Frame 1 (no input): blank canvas, image omitted
Frame 60 (the mouse pressed at the canvas centre just before this capture): blank canvas, image omitted
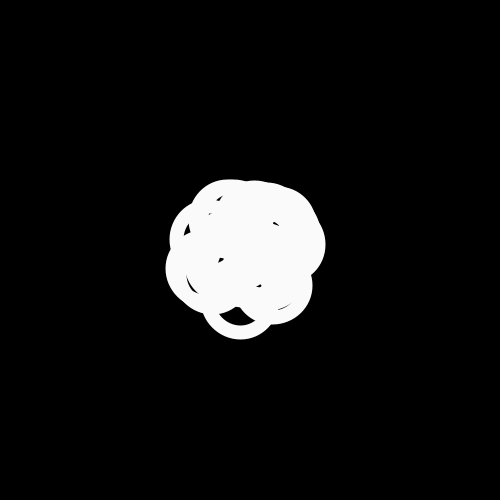
Frame 120 (the mouse held since frame 60 and released just before this capture)

The Processing sketch whose frames 1 and 60 were blank and that drew this single picture after the mouse press (run headless with seeded random() and noise(); from frame 60 on, the mouse is pressed at the canvas centre):

// Processing sketch: processing_113933
// ── processing_113933.pde

void setup() {
  size (500, 500);
  noFill();
  smooth();
  noCursor();
  stroke(255);
  frameRate(20);
  background(0);
  
}
 
 
void draw() {
  
  background(0,0,0);
  
  strokeWeight((mouseX+mouseY)/35);
  stroke(mouseX,mouseY,(mouseX+mouseY)/2);
  
  for (int x=10; x<= width; x=x+50) 
  { 
    
    ellipse(mouseX+(random(100)-50),(pmouseY+(random(50)-25)),15+(mouseX/5),15+(mouseX/5));
  }
    
  for (int y=10; y<= height;y= y+50 )
  { 
  
    ellipse((pmouseX+(random(50)-25)),mouseY+(random(100)-50),15+(mouseY/5),15+(mouseY/5));
  }
    
}
